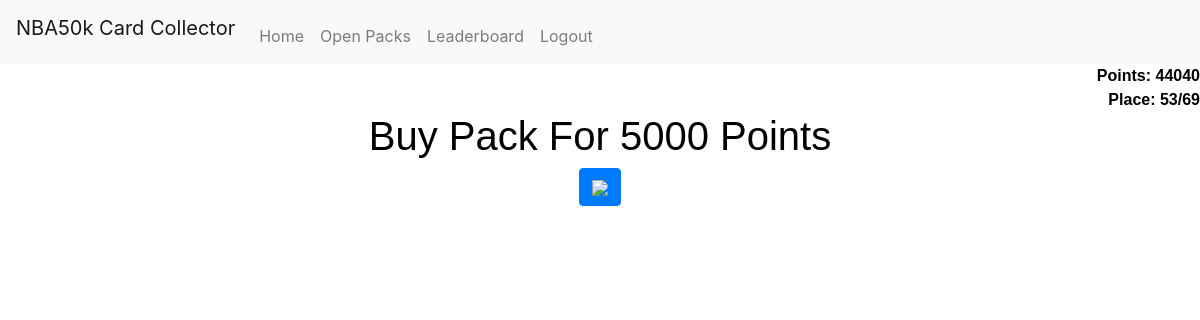
The app's page /openpacks (signed in), older data.
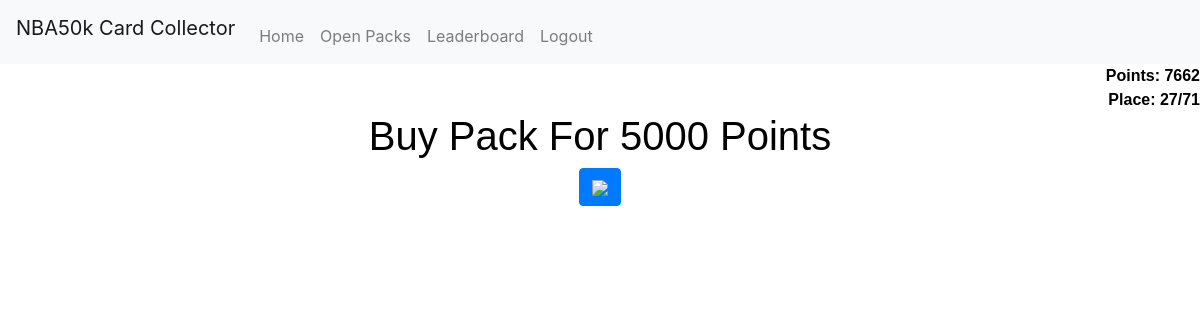
The same page, newer data.
### tables this page shows
CREATE TABLE 'users' ('id' integer PRIMARY KEY AUTOINCREMENT NOT NULL, 'username' varchar(250), 'hash' varchar(350), 'cash' numeric DEFAULT 50000 , 'networth' numeric);

### application.py (the view)
@app.route("/openpacks", methods=["GET", "POST"])
@login_required
def openpacks():
    points = db.execute("SELECT cash FROM users WHERE id=:user_id", user_id=session["user_id"])
    total_overalls = 0
    counter = 0
    overalls = db.execute('SELECT overall FROM players JOIN collection ON collection.player_id = players.id WHERE user_id=:user_id', user_id=session["user_id"])
    for x in overalls:
        total_overalls += x["overall"]
        counter += 1
    total_value= ((total_overalls-(counter*78))*400) + (counter)*5000
    networth = total_value + points[0]["cash"]
    db.execute('UPDATE users SET networth=:networth WHERE id=:user_id', networth=networth, user_id=session["user_id"])
    y = 0
    x = 1
    username = db.execute("SELECT username FROM users WHERE id=:user_id", user_id=session["user_id"])
    username=username[0]["username"]
    users = db.execute("SELECT * FROM users ORDER BY networth desc")
    for user in users:
        user["place"] = x
        x += 1
        if user["username"]==username:
            y = user["place"]
    x = x-1
    return render_template("openpacks.html", points=points, x=x, y=y)

### application.py (called while the page is built)
@app.after_request
def after_request(response):
    response.headers["Cache-Control"] = "no-cache, no-store, must-revalidate"
    response.headers["Expires"] = 0
    response.headers["Pragma"] = "no-cache"
    return response

### helpers.py (called while the page is built)
def login_required(f):
    @wraps(f)
    def decorated_function(*args, **kwargs):
        if session.get("user_id") is None:
            return redirect("/login")
        return f(*args, **kwargs)
    return decorated_function

### templates/openpacks.html (shortened to what this page needs)
<!DOCTYPE html>
<head>
    <link href="https://stackpath.bootstrapcdn.com/bootstrap/4.1.3/css/bootstrap.min.css" rel="stylesheet">
    <link href="/static/styles.css" rel="stylesheet">
    <nav class="navbar navbar-expand-lg navbar-light bg-light">
            <div class="nav" id"navbar">
                    <a class="navbar-brand" href="/">NBA50k Card Collector</a>
                <ul class="navbar-nav mr-auto mt-2">
                    <li class="nav-item"><a class="nav-link" href="/">Home</a></li>
                    <li class="nav-item"><a class="nav-link" href="/openpacks">Open Packs</a></li>
                    <li class="nav-item"><a class="nav-link" href="/leaderboard">Leaderboard</a></li>
                </ul>
                <ul class="navbar-nav ml-auto mt-2">
                    <li class="nav-item"><a class="nav-link" href="/login">Logout</a></li>
                </ul>
            </div>
    </nav>
    {% if points[0].cash < 5000 %}
    <div class= "pointsred">
            Points: {{points[0].cash}}
    </div>
    {% else %}
    <div class= "points">
            Points: {{points[0].cash}}
    </div>
    {% endif %}
    <div class= "points">
            Place: {{y}}/{{x}}
    </div>
</head>
<body class="wood">
    <div class="container">
        <center class="font">
            <h1 class="header-text">Buy Pack For 5000 Points</h1>
            <a class="btn btn-primary" href="/packs" type="submit"><img src="https://2kmtcentral.com/img/16/packs/packs/league.png"></a>
        </center>
    </div>
</body>

### static/styles.css (style rules this page uses)
.points { text-align: right; font-family: "Trebuchet MS", Helvetica, sans-serif; color: black; font-weight:700; }
.font { font-family: "Trebuchet MS", Helvetica, sans-serif; color: black; font-weight:500; }
.wood { background-image: url('http://textures.world/wp-content/uploads/2018/10/Natural-Seamless-Light-Wood-Texture-1-copy.jpg'); }

Row changes from the older to the newer data that the page shows:
changed users: cash "44040" → "7662"
Text that changed along with them:
{{ y }}: "53" → "27"
{{ x }}: "69" → "71"
